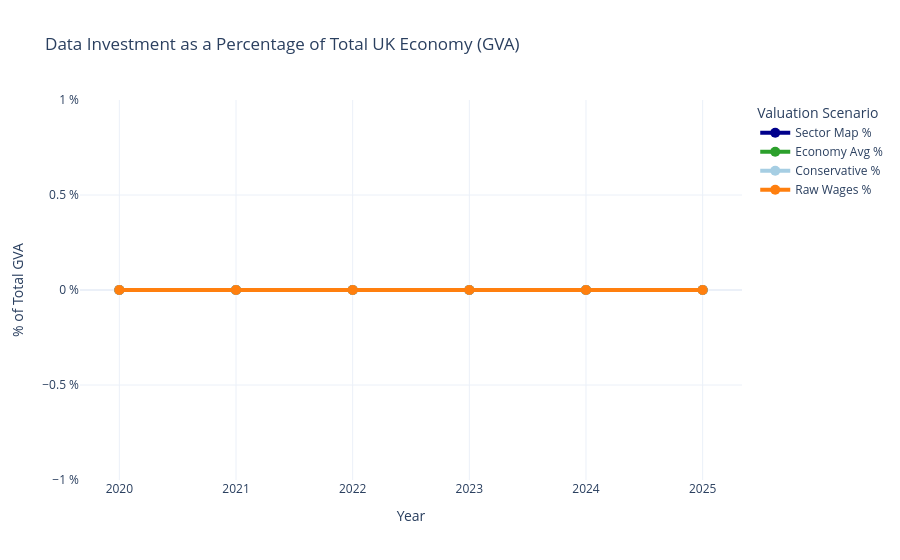

Notebook code cell kept with this figure:
### Code cell
# ==========================================
# CELL 6d: DATA INVESTMENT AS % OF UK ECONOMY
# ==========================================
if not pdf.empty:
    econ["Raw Wages %"] = (econ["inv_raw_wages"] / econ["GVA_basic_prices"]) * 100
    econ["Conservative %"] = (econ["inv_low_tot"] / econ["GVA_basic_prices"]) * 100
    econ["Economy Avg %"] = (econ["inv_avg_tot"] / econ["GVA_basic_prices"]) * 100
    econ["Sector Map %"] = (econ["total_investment_sector"] / econ["GVA_basic_prices"]) * 100

    fig_macro_pct = px.line(
        econ, x="year_str", y=["Sector Map %", "Economy Avg %", "Conservative %", "Raw Wages %"], 
        title="Data Investment as a Percentage of Total UK Economy (GVA)", 
        markers=True, template="plotly_white",
        labels={'value': '% of Total GVA', 'variable': 'Valuation Scenario', 'year_str': 'Year'},
        color_discrete_sequence=["#00008b", "#2ca02c", "#a6cee3", "#ff7f0e"]
    )

    fig_macro_pct.update_traces(line=dict(width=4), marker=dict(size=10))
    fig_macro_pct.update_yaxes(ticksuffix=" %")
    fig_macro_pct.show()

### Figure 1 — Plotly figure (JSON) as saved in the notebook; plotly's stock layout.template omitted (floating-point values rounded to 4 significant figures)
{"data": [{"hovertemplate": "Valuation Scenario=Sector Map %<br>Year=%{x}<br>% of Total GVA=%{y}<extra></extra>", "legendgroup": "Sector Map %", "line": {"color": "#00008b", "dash": "solid", "width": 4}, "marker": {"size": 10, "symbol": "circle"}, "mode": "lines+markers", "name": "Sector Map %", "orientation": "v", "showlegend": true, "type": "scatter", "x": ["2020", "2021", "2022", "2023", "2024", "2025"], "xaxis": "x", "y": [0.0, 0.0, 0.0, 0.0, 0.0, 0.0], "yaxis": "y"}, {"hovertemplate": "Valuation Scenario=Economy Avg %<br>Year=%{x}<br>% of Total GVA=%{y}<extra></extra>", "legendgroup": "Economy Avg %", "line": {"color": "#2ca02c", "dash": "solid", "width": 4}, "marker": {"size": 10, "symbol": "circle"}, "mode": "lines+markers", "name": "Economy Avg %", "orientation": "v", "showlegend": true, "type": "scatter", "x": ["2020", "2021", "2022", "2023", "2024", "2025"], "xaxis": "x", "y": [0.0, 0.0, 0.0, 0.0, 0.0, 0.0], "yaxis": "y"}, {"hovertemplate": "Valuation Scenario=Conservative %<br>Year=%{x}<br>% of Total GVA=%{y}<extra></extra>", "legendgroup": "Conservative %", "line": {"color": "#a6cee3", "dash": "solid", "width": 4}, "marker": {"size": 10, "symbol": "circle"}, "mode": "lines+markers", "name": "Conservative %", "orientation": "v", "showlegend": true, "type": "scatter", "x": ["2020", "2021", "2022", "2023", "2024", "2025"], "xaxis": "x", "y": [0.0, 0.0, 0.0, 0.0, 0.0, 0.0], "yaxis": "y"}, {"hovertemplate": "Valuation Scenario=Raw Wages %<br>Year=%{x}<br>% of Total GVA=%{y}<extra></extra>", "legendgroup": "Raw Wages %", "line": {"color": "#ff7f0e", "dash": "solid", "width": 4}, "marker": {"size": 10, "symbol": "circle"}, "mode": "lines+markers", "name": "Raw Wages %", "orientation": "v", "showlegend": true, "type": "scatter", "x": ["2020", "2021", "2022", "2023", "2024", "2025"], "xaxis": "x", "y": [0.0, 0.0, 0.0, 0.0, 0.0, 0.0], "yaxis": "y"}], "layout": {"legend": {"title": {"text": "Valuation Scenario"}, "tracegroupgap": 0}, "title": {"text": "Data Investment as a Percentage of Total UK Economy (GVA)"}, "xaxis": {"anchor": "y", "domain": [0, 1], "title": {"text": "Year"}}, "yaxis": {"anchor": "x", "domain": [0, 1], "ticksuffix": " %", "title": {"text": "% of Total GVA"}}}}
